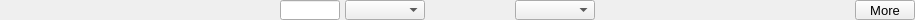
    <widget class="PyDMFrame" name="composite_4">
      <property name="geometry">
        <rect>
          <x>10</x>
          <y>570</y>
          <width>915</width>
          <height>20</height>
        </rect>
      </property>
      <widget class="PyDMLabel" name="text_update_156">
        <property name="geometry">
          <rect>
            <x>0</x>
            <y>1</y>
            <width>110</width>
            <height>18</height>
          </rect>
        </property>
        <property name="toolTip">
          <string>PV: ${P}Attr1:PortName_RBV</string>
        </property>
        <property name="channel" stdset="0">
          <string>ca://${P}Attr1:PortName_RBV</string>
        </property>
        <property name="displayFormat" stdset="0">
          <enum>PyDMLabel::String</enum>
        </property>
        <property name="font" stdset="0">
          <font>
            <pointsize>10</pointsize>
          </font>
        </property>
        <property name="alignment">
          <set>Qt::AlignCenter</set>
        </property>
        <property name="textInteractionFlags">
          <set>Qt::TextSelectableByKeyboard|Qt::TextSelectableByMouse</set>
        </property>
        <property name="styleSheet">
          <string notr="true">PyDMLabel#text_update_156 {
  color: rgb(10, 0, 184);
  background-color: rgb(187, 187, 187);
  }</string>
        </property>
      </widget>
      <widget class="PyDMLabel" name="text_update_157">
        <property name="geometry">
          <rect>
            <x>115</x>
            <y>1</y>
            <width>160</width>
            <height>18</height>
          </rect>
        </property>
        <property name="toolTip">
          <string>PV: ${P}Attr1:PluginType_RBV</string>
        </property>
        <property name="channel" stdset="0">
          <string>ca://${P}Attr1:PluginType_RBV</string>
        </property>
        <property name="displayFormat" stdset="0">
          <enum>PyDMLabel::String</enum>
        </property>
        <property name="font" stdset="0">
          <font>
            <pointsize>10</pointsize>
          </font>
        </property>
        <property name="alignment">
          <set>Qt::AlignCenter</set>
        </property>
        <property name="textInteractionFlags">
          <set>Qt::TextSelectableByKeyboard|Qt::TextSelectableByMouse</set>
        </property>
        <property name="styleSheet">
          <string notr="true">PyDMLabel#text_update_157 {
  color: rgb(10, 0, 184);
  background-color: rgb(187, 187, 187);
  }</string>
        </property>
      </widget>
      <widget class="PyDMLineEdit" name="text_entry_26">
        <property name="geometry">
          <rect>
            <x>280</x>
            <y>0</y>
            <width>60</width>
            <height>20</height>
          </rect>
        </property>
        <property name="channel" stdset="0">
          <string>ca://${P}Attr1:NDArrayPort</string>
        </property>
        <property name="toolTip">
          <string>${P}Attr1:NDArrayPort</string>
        </property>
        <property name="font" stdset="0">
          <font>
            <pointsize>10</pointsize>
          </font>
        </property>
        <property name="styleSheet">
          <string notr="true">PyDMLineEdit#text_entry_26 {
  color: rgb(0, 0, 0);
  background-color: rgb(115, 223, 255);
  border: 1px solid black;
  margin: 0px;
  padding: 0px;
  spacing: 0px;
  }</string>
        </property>
      </widget>
      <widget class="PyDMEnumComboBox" name="menu_52">
        <property name="geometry">
          <rect>
            <x>345</x>
            <y>0</y>
            <width>80</width>
            <height>20</height>
          </rect>
        </property>
        <property name="toolTip">
          <string>${P}Attr1:EnableCallbacks</string>
        </property>
        <property name="channel" stdset="0">
          <string>ca://${P}Attr1:EnableCallbacks</string>
        </property>
        <property name="font" stdset="0">
          <font>
            <pointsize>10</pointsize>
          </font>
        </property>
        <property name="styleSheet">
          <string notr="true">PyDMEnumComboBox#menu_52 {
  color: rgb(0, 0, 0);
  background-color: rgb(115, 223, 255);
  }</string>
        </property>
      </widget>
      <widget class="PyDMLabel" name="text_update_158">
        <property name="geometry">
          <rect>
            <x>430</x>
            <y>1</y>
            <width>80</width>
            <height>18</height>
          </rect>
        </property>
        <property name="toolTip">
          <string>PV: ${P}Attr1:EnableCallbacks_RBV</string>
        </property>
        <property name="channel" stdset="0">
          <string>ca://${P}Attr1:EnableCallbacks_RBV</string>
        </property>
        <property name="font" stdset="0">
          <font>
            <pointsize>10</pointsize>
          </font>
        </property>
        <property name="alignment">
          <set>Qt::AlignCenter</set>
        </property>
        <property name="textInteractionFlags">
          <set>Qt::TextSelectableByKeyboard|Qt::TextSelectableByMouse</set>
        </property>
        <property name="styleSheet">
          <string notr="true">PyDMLabel#text_update_158 {
  color: rgb(10, 0, 184);
  background-color: rgb(70, 70, 70);
  }</string>
        </property>
      </widget>
      <widget class="PyDMEnumComboBox" name="menu_53">
        <property name="geometry">
          <rect>
            <x>515</x>
            <y>0</y>
            <width>80</width>
            <height>20</height>
          </rect>
        </property>
        <property name="toolTip">
          <string>${P}Attr1:BlockingCallbacks</string>
        </property>
        <property name="channel" stdset="0">
          <string>ca://${P}Attr1:BlockingCallbacks</string>
        </property>
        <property name="font" stdset="0">
          <font>
            <pointsize>10</pointsize>
          </font>
        </property>
        <property name="styleSheet">
          <string notr="true">PyDMEnumComboBox#menu_53 {
  color: rgb(0, 0, 0);
  background-color: rgb(115, 223, 255);
  }</string>
        </property>
      </widget>
      <widget class="PyDMRelatedDisplayButton" name="related_display_26">
        <property name="geometry">
          <rect>
            <x>855</x>
            <y>0</y>
            <width>60</width>
            <height>20</height>
          </rect>
        </property>
        <property name="toolTip">
          <string>More</string>
        </property>
        <property name="text">
          <string>More</string>
        </property>
        <property name="showIcon" stdset="0">
          <bool>true</bool>
        </property>
        <property name="font" stdset="0">
          <font>
            <pointsize>10</pointsize>
          </font>
        </property>
        <property name="styleSheet">
          <string notr="true">PyDMRelatedDisplayButton#related_display_26 {
  color: rgb(0, 0, 0);
  background-color: rgb(115, 223, 255);
  }</string>
        </property>
        <property name="titles" stdset="0">
          <stringlist>
            <string>Attr1:</string>
            <string>Attributes 1-8</string>
          </stringlist>
        </property>
        <property name="filenames" stdset="0">
          <stringlist>
            <string>AttributePlugin_V31.ui</string>
            <string>AttributePlugin8_V31.ui</string>
          </stringlist>
        </property>
        <property name="macros" stdset="0">
          <stringlist>
            <string>P=${P},R=Attr1:</string>
            <string>P=${P},R=Attr1:,A1=1:,A2=2:,A3=3:,A4=4:,A5=5:,A6=6:,A7=7:,A8=8:</string>
          </stringlist>
        </property>
        <property name="openInNewWindow" stdset="0">
          <bool>true</bool>
        </property>
      </widget>
      <widget class="PyDMLabel" name="text_update_159">
        <property name="geometry">
          <rect>
            <x>770</x>
            <y>1</y>
            <width>80</width>
            <height>18</height>
          </rect>
        </property>
        <property name="toolTip">
          <string>PV: ${P}Attr1:ArrayRate_RBV</string>
        </property>
        <property name="channel" stdset="0">
          <string>ca://${P}Attr1:ArrayRate_RBV</string>
        </property>
        <property name="font" stdset="0">
          <font>
            <pointsize>10</pointsize>
          </font>
        </property>
        <property name="alignment">
          <set>Qt::AlignCenter</set>
        </property>
        <property name="textInteractionFlags">
          <set>Qt::TextSelectableByKeyboard|Qt::TextSelectableByMouse</set>
        </property>
        <property name="styleSheet">
          <string notr="true">PyDMLabel#text_update_159 {
  color: rgb(10, 0, 184);
  background-color: rgb(187, 187, 187);
  }</string>
        </property>
      </widget>
      <widget class="PyDMLabel" name="text_update_160">
        <property name="geometry">
          <rect>
            <x>685</x>
            <y>1</y>
            <width>80</width>
            <height>18</height>
          </rect>
        </property>
        <property name="toolTip">
          <string>PV: ${P}Attr1:QueueFree</string>
        </property>
        <property name="channel" stdset="0">
          <string>ca://${P}Attr1:QueueFree</string>
        </property>
        <property name="font" stdset="0">
          <font>
            <pointsize>10</pointsize>
          </font>
        </property>
        <property name="alignment">
          <set>Qt::AlignCenter</set>
        </property>
        <property name="textInteractionFlags">
          <set>Qt::TextSelectableByKeyboard|Qt::TextSelectableByMouse</set>
        </property>
        <property name="styleSheet">
          <string notr="true">PyDMLabel#text_update_160 {
  color: rgb(10, 0, 184);
  background-color: rgb(70, 70, 70);
  }</string>
        </property>
      </widget>
      <widget class="PyDMLabel" name="text_update_161">
        <property name="geometry">
          <rect>
            <x>600</x>
            <y>1</y>
            <width>80</width>
            <height>18</height>
          </rect>
        </property>
        <property name="toolTip">
          <string>PV: ${P}Attr1:DroppedArrays_RBV</string>
        </property>
        <property name="channel" stdset="0">
          <string>ca://${P}Attr1:DroppedArrays_RBV</string>
        </property>
        <property name="font" stdset="0">
          <font>
            <pointsize>10</pointsize>
          </font>
        </property>
        <property name="alignment">
          <set>Qt::AlignCenter</set>
        </property>
        <property name="textInteractionFlags">
          <set>Qt::TextSelectableByKeyboard|Qt::TextSelectableByMouse</set>
        </property>
        <property name="styleSheet">
          <string notr="true">PyDMLabel#text_update_161 {
  color: rgb(10, 0, 184);
  background-color: rgb(187, 187, 187);
  }</string>
        </property>
      </widget>
    </widget>
